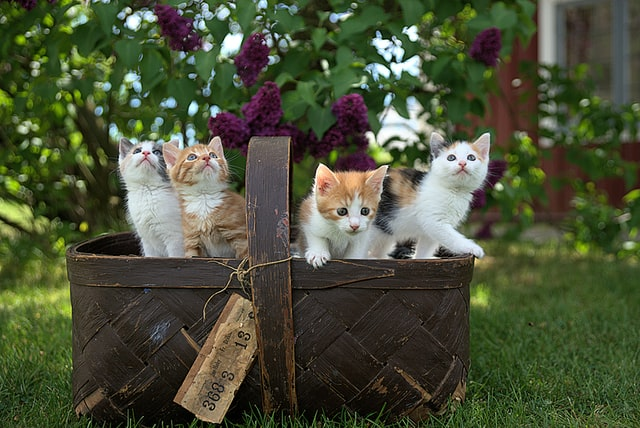
#> input picture learning/cats.jpg, 640 x 428 px
$ python thresh.py
#> lines starting #> are read from the running program, lines starting #| are printed output that depends on the picture; after the words box and inside, x2 and y2 are one past the last pixel; in counts of white or black regions, pixels touching at a corner belong together
import cv2 as cv

img= cv.imread('cats.jpg')
#> img is the input picture: shape (428, 640, 3); mean B, G, R 55.7, 80.9, 74.5
cv.imshow('Cats', img)

gray = cv.cvtColor(img, cv.COLOR_BGR2GRAY)
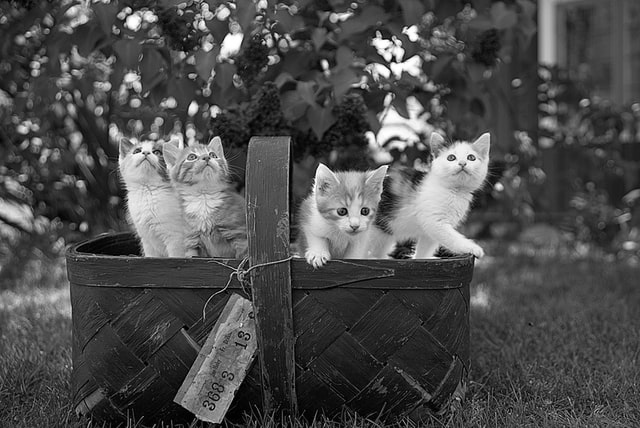
#> gray: shape (428, 640); min 0, max 255, mean 76.1
cv.imshow('Gray Cats', gray)

# Simple Thresholding
threshold, thresh = cv.threshold(gray, 150, 255, cv.THRESH_BINARY)
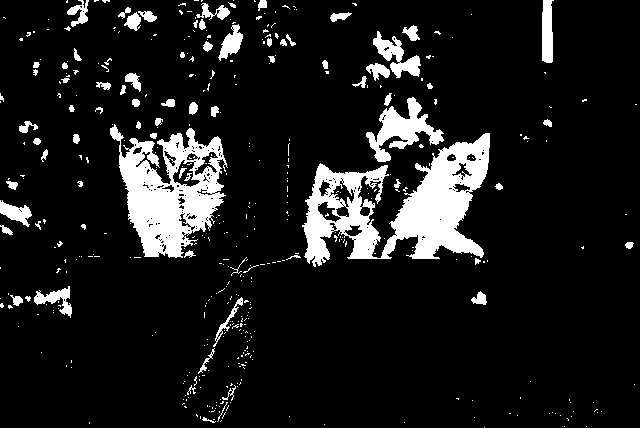
#> thresh: shape (428, 640); 10.9% white; 442 white regions (365 under 20 px), largest, box (x1, y1, x2, y2) and area: (302, 133, 490, 267) 11159, (110, 124, 228, 258) 8137, (366, 97, 444, 162) 1966
cv.imshow('Simple Thresholding', thresh)

threshold, thresh = cv.threshold(gray, 150, 255, cv.THRESH_BINARY_INV)
cv.imshow('Inverse', thresh)

# Adaptive Thresholding
adaptive_thresh = cv.adaptiveThreshold(gray, 255, cv.ADAPTIVE_THRESH_MEAN_C, cv.THRESH_BINARY, 11, 3)
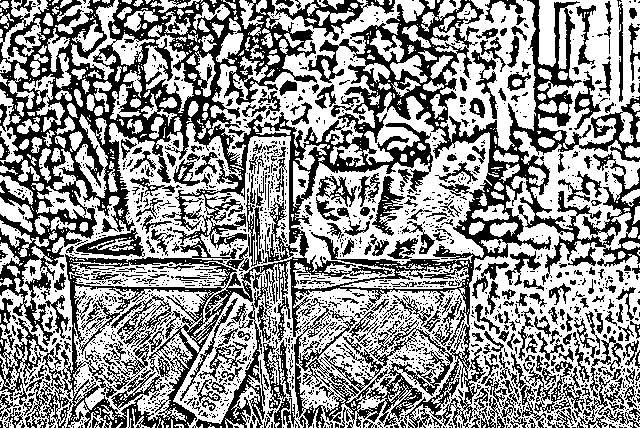
#> adaptive_thresh: shape (428, 640); 57.3% white; 1863 black regions (1526 under 20 px), largest, box (x1, y1, x2, y2) and area: (0, 0, 640, 428) 75170, (275, 0, 395, 41) 1296, (0, 318, 48, 405) 1119
cv.imshow('Adaptive Thresholding', adaptive_thresh)
cv.waitKey(0)

$ run again, with learning/group 1.jpg copied over learning/cats.jpg
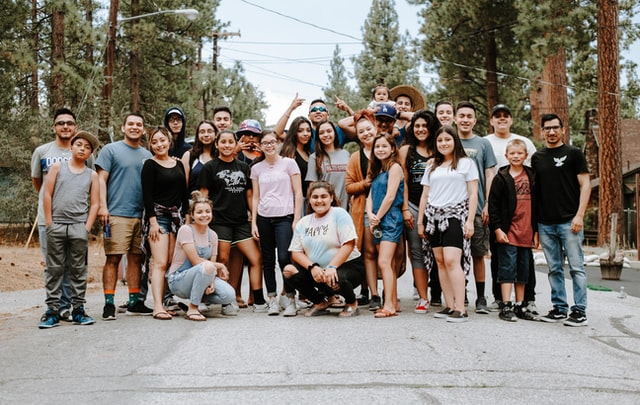
#> input picture learning/group 1.jpg, 640 x 405 px
#> img is the input picture: shape (405, 640, 3); mean B, G, R 117.4, 125.9, 133.4
#> `threshold, thresh = cv.threshold(gray, 150, 255, cv.THRESH_BINARY)`:
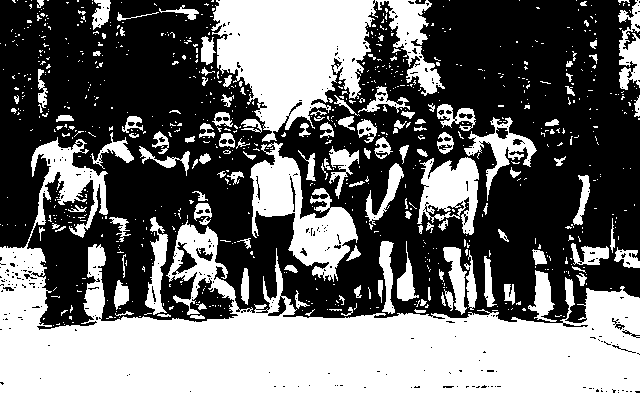
#> thresh: shape (405, 640); 44.3% white; 846 white regions (712 under 20 px), largest, box (x1, y1, x2, y2) and area: (0, 137, 640, 405) 66764, (211, 0, 445, 142) 17120, (250, 142, 358, 282) 6008
#> `adaptive_thresh = cv.adaptiveThreshold(gray, 255, cv.ADAPTIVE_THRESH_M..`:
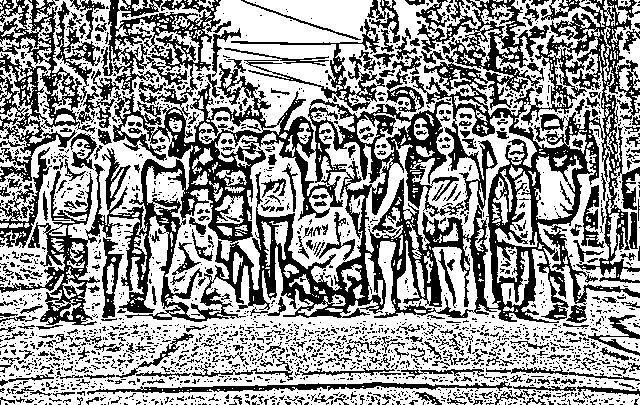
#> adaptive_thresh: shape (405, 640); 59.2% white; 2310 black regions (2004 under 20 px), largest, box (x1, y1, x2, y2) and area: (0, 0, 640, 326) 58350, (0, 0, 95, 182) 5296, (101, 0, 221, 97) 4403
